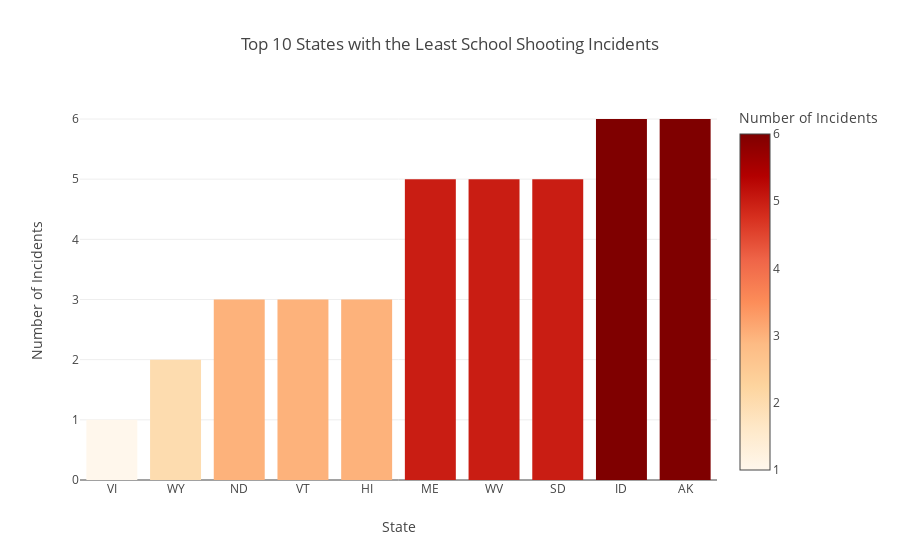

This figure's notebook cell:
### Code cell
import pandas as pd
import plotly.express as px

# Assuming dfi is already loaded with your dataset including a 'state' column
# Count the number of incidents per state
incident_counts = dfi['state'].value_counts()

# Convert the Series to a DataFrame
df_states = incident_counts.reset_index()
df_states.columns = ['State', 'Incidents']

# Sort by incidents and select the bottom 10 states
df_bottom10 = df_states.sort_values(by='Incidents', ascending=True).head(10)

# Create a bar chart to visualize the 10 states with the least number of incidents
fig = px.bar(df_bottom10, x='State', y='Incidents', title='Top 10 States with the Least School Shooting Incidents',
             labels={'Incidents': 'Number of Incidents'}, color='Incidents', color_continuous_scale=px.colors.sequential.OrRd)

# Show the figure
fig.show()

### Figure 1 — Plotly figure (JSON) as saved in the notebook; plotly's stock layout.template omitted (floating-point values rounded to 4 significant figures)
{"data": [{"alignmentgroup": "True", "hovertemplate": "State=%{x}<br>Number of Incidents=%{marker.color}<extra></extra>", "legendgroup": "", "marker": {"color": [1, 2, 3, 3, 3, 5, 5, 5, 6, 6], "coloraxis": "coloraxis", "pattern": {"shape": ""}}, "name": "", "offsetgroup": "", "orientation": "v", "showlegend": false, "textposition": "auto", "type": "bar", "x": ["VI", "WY", "ND", "VT", "HI", "ME", "WV", "SD", "ID", "AK"], "xaxis": "x", "y": [1, 2, 3, 3, 3, 5, 5, 5, 6, 6], "yaxis": "y"}], "layout": {"barmode": "relative", "coloraxis": {"colorbar": {"title": {"text": "Number of Incidents"}}, "colorscale": [[0, "rgb(255,247,236)"], [0.125, "rgb(254,232,200)"], [0.25, "rgb(253,212,158)"], [0.375, "rgb(253,187,132)"], [0.5, "rgb(252,141,89)"], [0.625, "rgb(239,101,72)"], [0.75, "rgb(215,48,31)"], [0.875, "rgb(179,0,0)"], [1, "rgb(127,0,0)"]]}, "legend": {"tracegroupgap": 0}, "title": {"text": "Top 10 States with the Least School Shooting Incidents"}, "xaxis": {"anchor": "y", "domain": [0, 1], "title": {"text": "State"}}, "yaxis": {"anchor": "x", "domain": [0, 1], "title": {"text": "Number of Incidents"}}}}
